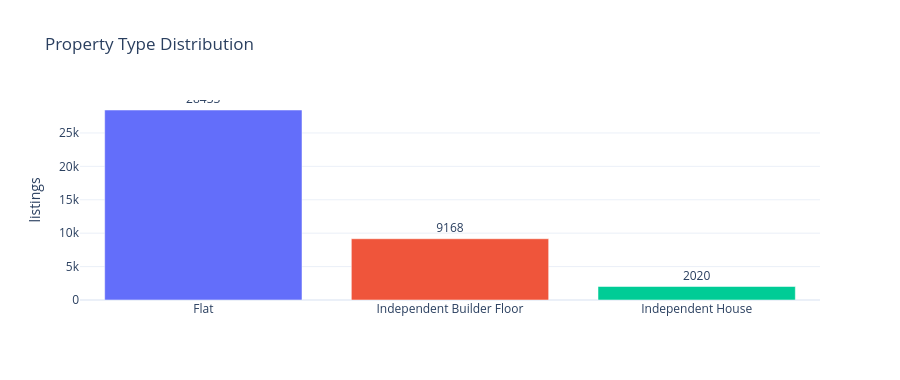

The notebook cell this image was saved under:
### Markdown cell above
### 3a. `property_type`

### Code cell
vc = df['property_type'].value_counts()
fig = px.bar(x=vc.index, y=vc.values, text=vc.values, color=vc.index,
             title='Property Type Distribution')
fig.update_traces(textposition='outside')
fig.update_layout(showlegend=False, height=380,
                  xaxis_title='', yaxis_title='listings')
fig.show()

### Figure 1 — Plotly figure (JSON) as saved in the notebook; plotly's stock layout.template omitted (floating-point values rounded to 4 significant figures)
{"data": [{"hovertemplate": "color=Flat<br>x=%{x}<br>y=%{y}<br>text=%{text}<extra></extra>", "legendgroup": "Flat", "marker": {"color": "#636efa", "pattern": {"shape": ""}}, "name": "Flat", "orientation": "v", "showlegend": true, "text": [28430.0], "textposition": "outside", "type": "bar", "x": ["Flat"], "xaxis": "x", "y": [28433], "yaxis": "y"}, {"hovertemplate": "color=Independent Builder Floor<br>x=%{x}<br>y=%{y}<br>text=%{text}<extra></extra>", "legendgroup": "Independent Builder Floor", "marker": {"color": "#EF553B", "pattern": {"shape": ""}}, "name": "Independent Builder Floor", "orientation": "v", "showlegend": true, "text": [9168.0], "textposition": "outside", "type": "bar", "x": ["Independent Builder Floor"], "xaxis": "x", "y": [9168], "yaxis": "y"}, {"hovertemplate": "color=Independent House<br>x=%{x}<br>y=%{y}<br>text=%{text}<extra></extra>", "legendgroup": "Independent House", "marker": {"color": "#00cc96", "pattern": {"shape": ""}}, "name": "Independent House", "orientation": "v", "showlegend": true, "text": [2020.0], "textposition": "outside", "type": "bar", "x": ["Independent House"], "xaxis": "x", "y": [2020], "yaxis": "y"}], "layout": {"barmode": "relative", "height": 380, "legend": {"title": {"text": "color"}, "tracegroupgap": 0}, "showlegend": false, "title": {"text": "Property Type Distribution"}, "xaxis": {"anchor": "y", "domain": [0, 1], "title": {"text": ""}}, "yaxis": {"anchor": "x", "domain": [0, 1], "title": {"text": "listings"}}}}
